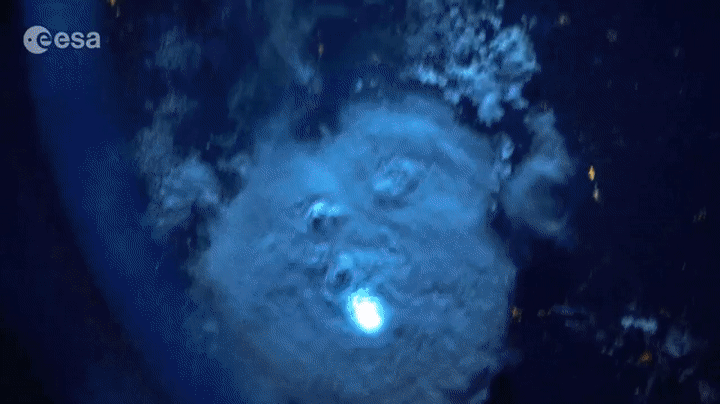
//> input picture main/Satellite/ImagingClient/opencv-offline/frames/frame_1.png, 720 x 404 px
$ ./main   (built with g++ and OpenCV 4)
//> lines starting //> are read from the running program, lines starting //| are printed output that depends on the picture; after the words box and inside, x2 and y2 are one past the last pixel; in counts of white or black regions, pixels touching at a corner belong together
### main/Satellite/ImagingClient/ImagingDataClient.cpp
#include <iostream>
#include <string.h>
#include <sys/types.h>
#include <sys/socket.h>
#include <netinet/in.h>
#include <arpa/inet.h>
#include <stdlib.h>
#include <unistd.h>
#include <netdb.h>

using namespace std;

#include "../../CommunicationProtocol.h"

class ImagingDataClient{
  public:
    int client, server;
    int portNum;
    bool isExit = false;
    bool is_connected = false;
    bool imaging_on = true;
    static const int bufsize=256;
    char buffer[bufsize];
    const char *ip = "127.0.0.1";

    struct sockaddr_in server_addr;
    ImagingDataClient(int portNum){
      this->portNum = portNum;
    }

    // [92 lines left out: functions connect_to_socket, send_packet, update, close_client, not called in this run]
};

### main/Satellite/ImagingClient/opencv-offline/main.cpp
#include <opencv2/core/core.hpp>
#include <opencv2/highgui/highgui.hpp>
#include <iostream>
#include <stdio.h>
#include <opencv2/imgproc.hpp>
#include <fstream>
#include <thread>
#include "../ImagingDataClient.cpp"
#include "../../../CommunicationProtocol.h"

using namespace std;
using namespace cv;

ImagingData testingData;
ImagingDataClient imagingSocket(8080);

// Variavel de distancia dos centroides de parametro
int distance = 60;

// Variável para indicar se o loop deve ser interrompido
bool stopLoop = false;

// Função que verifica a entrada do teclado
void checkInput() {
    // [7 lines of commented-out code are left out]
    sleep(5);
    ::stopLoop = true;
}

double twoPointDistance(Point2f A, Point2f B) {
    double result = sqrt((A.x - B.x)*(A.x - B.x) + (A.y - B.y) * (A.y - B.y));
    return result;
}


int main()
{
    cout << "Imaging code" << endl;
    // [5 lines of commented-out code are left out]

    while(true) {

    // Recebendo entrada de qual tratamento sera realizado
    // int scene = imagingSocket.update();
    int scene = 1;

    if(scene == 0) {
    	this_thread::sleep_for(chrono::milliseconds(1000));
    	continue;
    }

    // [11 lines of commented-out code are left out]

    int numberOfFrames = 0;
    thread inputThread(checkInput);
    // Loop para pegar cada frame
    while (!::stopLoop) {
    //     // Ler o frame
    //     Mat frame;
    //     capture >> frame;
    //     // Grava o frame no folder designado
    //     imwrite("frames/frame_" + to_string(numberOfFrames++) + ".png", frame);

    //     // Escolhe o tempo de distancia entre os frames
    //     // Adiciona um pequeno delay
      this_thread::sleep_for(chrono::milliseconds(100));
    }

    bool checking_files = true;
    do{
      fstream f;
      f.open("frames/frame_" + to_string(numberOfFrames+1) + ".png", ios::in);
      cout << "Checking frame: " << "frames/frame_" + to_string(numberOfFrames+1) + ".png" << endl;
      if(f){
        numberOfFrames++;
        cout << "Opening frame: " << "frames/frame_" + to_string(numberOfFrames+1) + ".png" << endl;
        f.close();
      } else{
        checking_files = false;
      }
    } while(checking_files);

    inputThread.join();

    // Vetores que guardarao as maiores areas por frame e quais centroides ja foram visitados
    // O indice das 3 matrizes coincide para o mesmo raio
    vector<vector<double>> biggestAreas(numberOfFrames); //Matriz que vai guardar por frame a area de todos os raios
    vector<vector<short int>> matrixVisited(numberOfFrames); // Matriz de visitados para resolver cena 1
    vector<vector<Point2f>> allCentroids(numberOfFrames); // Matriz que guarda os centroides de todos os raios achados, apos discriminacao

    int countOfFrames = 0 ;
    while (numberOfFrames--) {
        Mat greyFrame = imread("frames/frame_" + to_string(++countOfFrames) + ".png", 0);
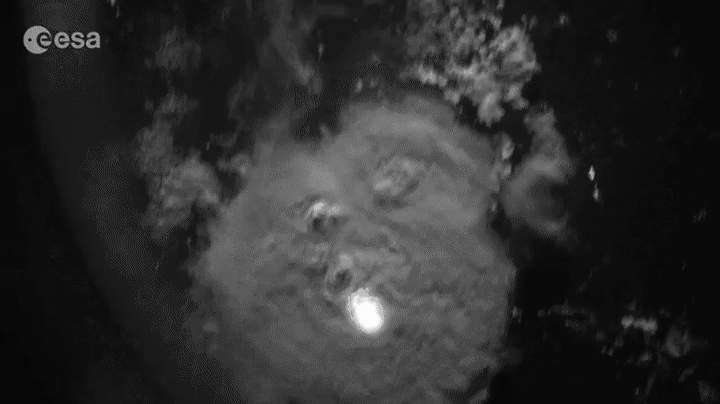
//> greyFrame: 404 rows x 720 cols, CV_8UC1; min 2, max 252, mean 45
//> countOfFrames = 1
        GaussianBlur(greyFrame, greyFrame, Size(5, 5), 0);
        Mat threshFrame;

        threshold(greyFrame, threshFrame, 200, 255, THRESH_BINARY);
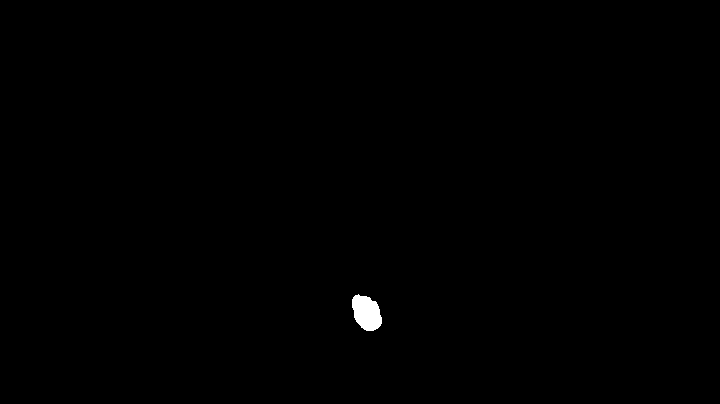
//> threshFrame: 404 rows x 720 cols, CV_8UC1; 0.28% white; 1 white region

        vector<Vec4i> hierarchy;
        vector<vector<Point>> contours;
        cv::findContours(threshFrame, contours, hierarchy, RETR_LIST, CHAIN_APPROX_SIMPLE);
//> contours = 1 contour; box (x1, y1, x2, y2) and area: (352, 294, 382, 331) 759

        //Achar os centroides
        struct centroides { // Struct que guardara os centroids
            vector<Point2f> centroids; //Vetor que guarda todos os centroids encontrados
            vector<int> visited; //Vetor que guarda se o centroid foi visitado ou nao
        };

        struct centroides c; // Inicializacao da struct
        c.centroids.resize(contours.size()); // Inicializacao do vetor centroids com o tamanho do numero de contours q existem
//> c.centroids = 1 Point (x, y): [0, 0]
        c.visited.resize(contours.size(), 0); // Inicializando com valor 0 todos os membros do vetor visited
//> c.visited = [0]

        // Print do frame
        printf("\n%d:\n\n", countOfFrames - 1);
//| 0:

        //Loop para pegar todos os centroides
        for (size_t i = 0; i < contours.size(); ++i) {
            // Calcular os moments
            Moments mu = moments(contours[i]);
            // Calcular coordenadas dos centroides
            c.centroids[i].x = mu.m10 / mu.m00;
            c.centroids[i].y = mu.m01 / mu.m00;
        }
//> this loop made 1 pass

        //Discriminar centroides
        allCentroids[countOfFrames - 1].resize(contours.size());
//> allCentroids = 1 point lists: [[0, 0]]
        biggestAreas[countOfFrames - 1].resize(contours.size(), 0);
        for (size_t i = 0; i < c.centroids.size(); i++) {
            if (!c.visited[i]) { // Se o centroid nao tiver sido visitado ainda, compare ele com os demais
                double areasSum = contourArea(contours[i]), xSum = (c.centroids[i].x * areasSum), ySum = (c.centroids[i].y * areasSum);
                biggestAreas[countOfFrames - 1][i] += contourArea(contours[i]);
                for (size_t j = i + 1; j < c.centroids.size(); j++) {
                    if (c.visited[j]) continue; // Se o centroid ja foi visitado, pula pro proximo
                    if (twoPointDistance(c.centroids[i], c.centroids[j]) <= ::distance) { // Se a distancia entre os centroides for menor/igual ao valor da distancia, entra
                        double areaToSum = contourArea(contours[j]);
                        // Somando valores para calculo do centroide apropriado
                        areasSum += areaToSum;
                        xSum += (c.centroids[j].x * areaToSum);
                        ySum += (c.centroids[j].y * areaToSum);

                        // Somando valor da area do raio no vetor de areas
                        biggestAreas[countOfFrames - 1][i] += areaToSum;
                        c.visited[j] = 1;
                    }
                }
                Point2f centroidAfterWeight;
                centroidAfterWeight.x = xSum / areasSum;
                centroidAfterWeight.y = ySum / areasSum;
                allCentroids[countOfFrames - 1][i] = centroidAfterWeight;
            }
            c.visited[i] = 1;
        }
//> this loop made 1 pass
//> (areasSum, xSum, ySum) on pass 1: (759, 277988.3, 237190.3)
        matrixVisited[countOfFrames-1].resize(allCentroids[countOfFrames - 1].size(), 0);

    }
//> after the loop, countOfFrames = 1

	int contadorRaio = 0;
    if (scene == 1) {
        cout << "Execute scene 1" << endl;
        for (size_t k = 1; k < countOfFrames - 1; k++) {
            std::cout << "TO NO FRAME = " << k << endl;

            // Loop de grau 3, para analisar todos os frames, e em cada frame analisar todos os raios dele, e no ultimo loop ficar rodando o codigo ate achar onde o raio acaba
            for (size_t j = 0; j < allCentroids[k].size(); j++) {
                cout << "j - " << j << endl;
                Point2f zero(0,0);
                // Se o raio ja tiver sido visitado antes, ou o centroide for diferente dele mesmo (para os casos de valor NaN) ou se o centroide for igual a zero, apenas va para o proximo
                if (matrixVisited[k][j] == 1 || allCentroids[k][j] != allCentroids[k][j] || allCentroids[k][j] == zero){
                    cout << "CONDIÇÃO 1" << endl;
                    continue;
                }
                std::cout << "TO NO CONTORNO = " << j << endl;
                int duration = 1;

                // Para calcular o centroide final de um raio, foi considerado todos os frames q ele fez parte, para fazer a media ponderada das areas pelo valor do centroide
                double areasSum = biggestAreas[k][j], xSum = (allCentroids[k][j].x * biggestAreas[k][j]), ySum = (allCentroids[k][j].y * biggestAreas[k][j]);
                Point2f centroide = allCentroids[k][j]; // Centroide atual esta no frame K e no centroide J
                matrixVisited[k][j] = 1; // Registrar como visitado o centroide
                int nextIndex = k + 1; // Index do frame seguinte
                while (true)
                {
                    if (nextIndex == countOfFrames){
                        cout << "Caso o index iguale o numero total de frames, saia" << endl;
                        break;
                    }
                    // O valor da duracao atual do raio e salva, pois, caso ele percorra todos os centroides do frame seguinte e nenhum esteja numa distancia proxima, entao ele nao muda o valor da duracao
                    int beforeCheckDuration = duration;
                    for (size_t i = 0; i < allCentroids[nextIndex].size(); i++)
                    {
                        Point2f nextCentroide = allCentroids[nextIndex][i]; // Centroide do i do frame seguinte
                        if (matrixVisited[nextIndex][i] == 1 || biggestAreas[nextIndex][i] == 0) continue; // Se o centroide i ja foi visitado ou se sua area = 0, pule ele
                        double isInside = twoPointDistance(centroide, nextCentroide);
                        if (isInside <= ::distance) {
                            //Se estiver dentro de distancia do centroide atual, atualizar o centroide
                            std::cout << isInside << " e frame numero: " << nextIndex << " e centroide: " << centroide  << " e nextCentroide:" << nextCentroide << endl;

                            // Somar valores de area e valores ponderados de X e Y do centroide
                            areasSum += biggestAreas[nextIndex][i];
                            xSum += (nextCentroide.x * biggestAreas[nextIndex][i]);
                            ySum += (nextCentroide.y * biggestAreas[nextIndex][i]);
                            centroide = nextCentroide;
                            duration++;

                            //Colocar como visitado
                            matrixVisited[nextIndex][i] = 1;
                            break;
                        }
                    }
                    if (beforeCheckDuration == duration) {
                        // Calcular centroide dividindo os valores de X e Y ponderados pela soma das areas
                        Point2f centroideSum;
                        centroideSum.x = xSum / areasSum;
                        centroideSum.y = ySum / areasSum;
                        // Salvamento da duracao e do valor do centroide em txt
                        ImagingData newData;
                        newData.type = 1;
                        newData.index = contadorRaio;
                        newData.x = centroideSum.x;
                        newData.y = centroideSum.y;
                        newData.duration = duration/3;
                        newData.radius = areasSum;
                        cout << "type: " << newData.type << ", ";
                        cout << "index " << newData.index << ", ";
                        cout << "duration " << newData.duration << ", ";
                        cout << "radius " << newData.radius << ", ";
                        cout << "x " << newData.x << ", ";
                        cout << "y " << newData.y << endl;
                        imagingSocket.send_packet(newData);
                        // [4 lines of commented-out code are left out]
                        contadorRaio++;
                        break;
                    }
                    nextIndex++;
                }

            }
        }
//> this loop made 0 passes
//> after the loop, contadorRaio = 0
    }

    if (scene == 2) {
        cout << "Execute scene 2" << endl;
        // Achar qual o frame com raio de maior area
        int indexOfFrameOfBiggestContour = -1;
        double biggestContourFrames = 0;
        Point2f centroide;
        for (size_t i = 0; i < biggestAreas.size(); i++) {
            for (size_t j = 0; j < biggestAreas[i].size(); j++) {
                if (biggestContourFrames < biggestAreas[i][j]) {
                    indexOfFrameOfBiggestContour = i;
                    centroide = allCentroids[i][j];
                    biggestContourFrames = biggestAreas[i][j];
                }
            }
        }

        printf("Index aqui: %d\n Maior Area aqui: %f\n", indexOfFrameOfBiggestContour, biggestContourFrames);

        int duration = 1;
        int count = 1;
        int nextIndex = indexOfFrameOfBiggestContour + count;
        while (true)
        {
            if (nextIndex == countOfFrames) break; // Caso o index ultrapasse o numero de frames, saia
            // O valor da duracao atual do raio e salva, pois, caso ele percorra todos os centroides do frame seguinte e nenhum esteja numa distancia proxima, entao ele nao muda o valor da duracao
            int beforeCheckDuration = duration;
            for (size_t i = 0; i < allCentroids[nextIndex].size(); i++)
            {
                Point2f nextCentroide = allCentroids[nextIndex][i]; // Centroide do i do frame seguinte
                if (matrixVisited[nextIndex][i] == 1 || biggestAreas[nextIndex][i] == 0) continue; // Se o centroide i ja foi visitado ou se sua area = 0, pule ele
                double isInside = twoPointDistance(centroide, nextCentroide);
                if (isInside <= ::distance) {
                    centroide = nextCentroide;
                    duration++;
                    biggestContourFrames += biggestAreas[nextIndex][i];

                    //Colocar como visitado
                    matrixVisited[nextIndex][i] = 1;
                    break;
                }
            }
            if (beforeCheckDuration == duration) {
                // Salvamento da duracao
                if (count == -1){
                    std::cout << "Duracao = " << duration/3 << endl;
                    ImagingData newData;
                    newData.type = 2;
                    newData.index = contadorRaio;
                    newData.duration = duration/3;
                    newData.radius = biggestContourFrames;
                    cout << "type " << newData.type << ", ";
                    cout << "index " << newData.index << ", ";
                    cout << "duration " << newData.duration << ", ";
                    cout << "radius " << newData.radius << endl;
                    imagingSocket.send_packet(newData);
                    break;
                }
                nextIndex = indexOfFrameOfBiggestContour;
                count = -1;
            }
            nextIndex += count;
        }

    }

    // waitKey(0);
    }
    return 0;
}
